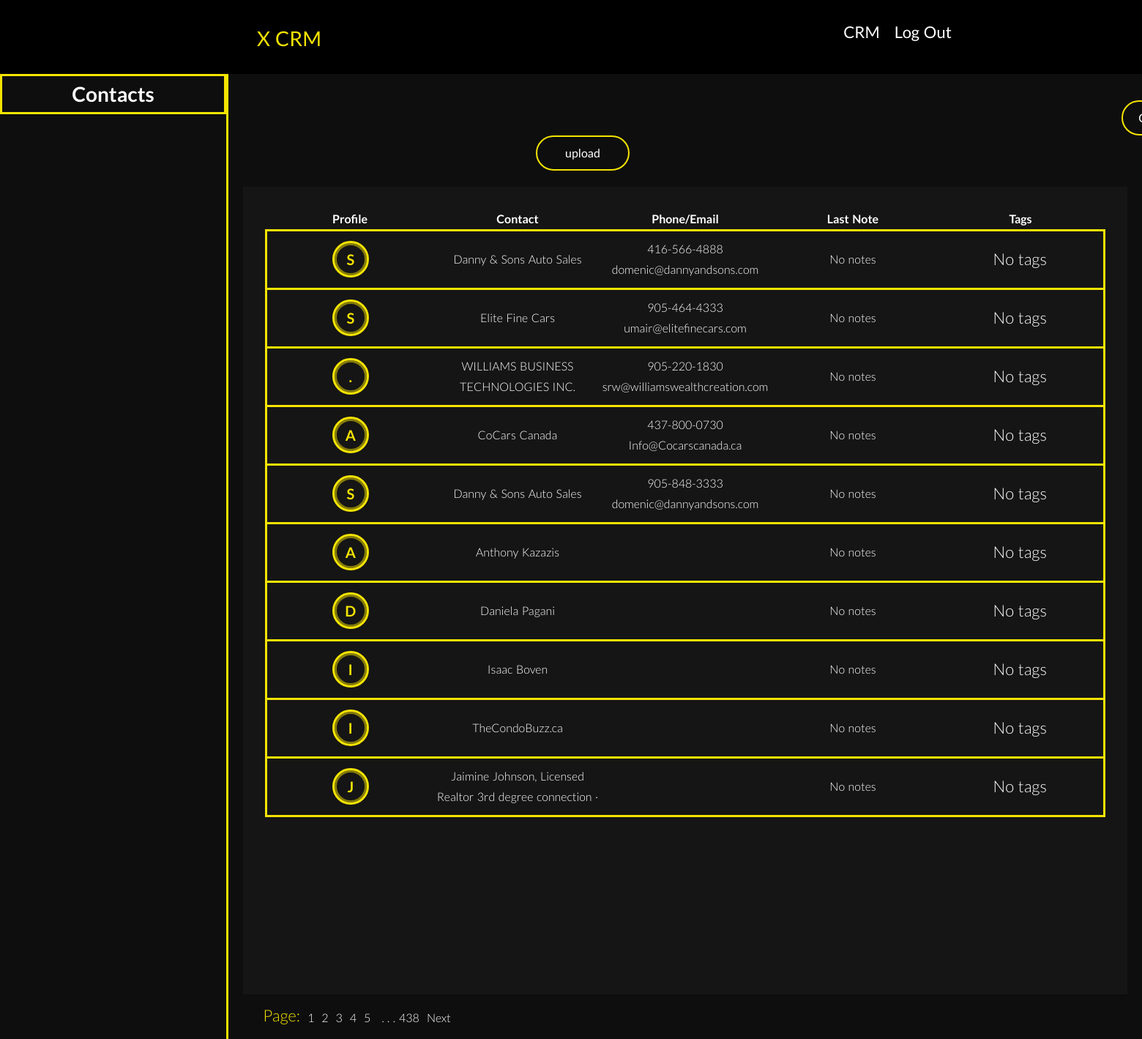
The app's page /CRM (signed in) with its own data.
### my_package/models.py (models this page shows)
class CRM(db.Model):
    __tablename__ = 'CRM'
    id = db.Column(db.Integer, primary_key=True)
    contactname = db.Column(db.String(10000))
    date = db.Column(db.DateTime(timezone=True), default=func.now())
    user_id = db.Column(db.Integer, db.ForeignKey('user.id'))
    Contact = db.Column(db.String(10000))
    PhoneEmail = db.Column(db.String(10000))
    tags = db.relationship('Tags', secondary=crm_tags, lazy='subquery', back_populates='contacts')
    notes = db.relationship('Note', backref='contact', lazy=True)
    user = db.relationship('User', back_populates='crm')
    contactlastname = db.Column(db.String(10000))
    contactbillingaddress = db.Column(db.String(10000))
    contactbillingaddresscity = db.Column(db.String(10000))
    contactbillingaddressstate = db.Column(db.String(10000))
    contactbillingaddresscountry = db.Column(db.String(10000))
    contactbillingaddresszip = db.Column(db.String(10000))
    leadstatus = db.Column(db.String(10000))
    contactemail = db.Column(db.String(10000))
    contactphone = db.Column(db.String(10000))
    contactcompany = db.Column(db.String(10000))

### app.py (the view, shortened to what this page needs)
@app.route('/CRM', methods=['GET', 'POST'])
@login_required
def crm():
    page = request.args.get('page', 1, type=int)
    contacts = (CRM.query
                .filter_by(user_id=current_user.id)
                .join(Note, isouter=True)  # Use outerjoin if you are using older SQLAlchemy
                .order_by(CRM.id, desc(Note.created_at))
                .paginate(page=page, per_page=10, error_out=False))
    latest_notes = {}
    for contact in contacts.items:
        if contact.notes:
            latest_notes[contact.id] = contact.notes[0].content
    next_url = url_for('crm', page=contacts.next_num) if contacts.has_next else None
    prev_url = url_for('crm', page=contacts.prev_num) if contacts.has_prev else None
    current_page = contacts.page
    total_pages = contacts.pages
    pages_to_show = 5
    pages = [page for page in range(current_page, min(current_page + pages_to_show, total_pages + 1))]
    return render_template('crm.html', contacts=contacts.items, latest_notes=latest_notes, next_url=next_url, prev_url=prev_url, pages=pages, total_pages=total_pages, user=current_user, current_page=current_page)

### app.py (called while the page is built)
@login_manager.user_loader
def load_user(id):
    return User.query.get(int(id))

### my_package/templates/crm.html (shortened to what this page needs)
{% extends 'layout.html' %} {% block content %}
<div class="crm-page">
    <div class="crm-menu">
        <div class="contacts-block">
            <a>
                <span class="contacts">Contacts</span>
            </a>
        </div>
    </div>
    <div class="crm-inner-page">
        <div class="crm-upper-static">
            <form method="POST" enctype="multipart/form-data">
                <input class="upload-csv" type="file" name="csv" accept=".csv, .xlsx">
                <input class="upload" type="submit" value="upload">
            </form>
        </div>
        <div class="crm-contacts">
            <table class="contacts-section">
                <tr class="crm-header">
                    <th class="crm-header-item">Profile</th>
                    <th class="crm-header-item"> Contact</th>
                    <th class="crm-header-item">Phone/Email</th>
                    <th class="crm-header-item">Last Note</th>
                    <th class="crm-header-item">Tags</th>
                </tr>
                {% if pages and pages[-1] < total_pages %}
                {% for contact in contacts %}
                <tr class="crm-info-row" data-href="{{ url_for('contact_detail', id=contact.id) }}">
                    <td class="crm-info">
                        {% set firstname = contact.contactname if contact.contactname else '' %}
                        {% set lastname = contact.contactlastname if contact.contactlastname else '' %}
                        {% set initials = '' %}
                        {% if firstname and lastname %}
                            {% set initials = firstname[-1].upper() + lastname[0].upper() %}
                        {% elif firstname %}
                            {% set initials = firstname[-1].upper() %}
                        {% elif lastname %}
                            {% set initials = lastname[-1].upper() %}
                        {% else %}
                            {% set initials = contact.Contact[:2].upper() if contact.Contact else contact.contactcompany[-1].upper() %}
                        {% endif %}
                        <div class="center-div">
                            <a class='contact-link' href="{{ url_for('contact_detail', id=contact.id) }}">
                                <div class="profile-picture" data-initial="{{ initials }}"></div>
                            </a>
                        </div>
                    </td>
                    <td class="crm-info"><a class='contact-link' href="{{ url_for('contact_detail', id=contact.id) }}">
                        {% if contact.contactfirstname and contact.contactlastname%}
                            {{ contact.contactfirstname }}
                        {% elif contact.contactcompany %}
                        {{ contact.contactcompany }}
                        {% else %}
                            {{ contact.Contact }}
                        {% endif %}</a></td>
                    <td class="crm-info"><a class='contact-link' href="{{ url_for('contact_detail', id=contact.id) }}">{{ contact.contactphone }}<br>{{ contact.contactemail }}</a></td>
                    <td class="crm-info">
                        {{ latest_notes.get(contact.id, "No notes") }}
                    </td>
                    <td class="crm-info">
                        <ul class="tag-list">
                            {% for tag in contact.tags %}
                                <a class="tag-btn">{{ tag.name }}</a>
                            {% else %}
                                <p class="tag-btn-none">No tags</p>
                            {% endfor %}
                        </ul>
                    </td>
                </tr>
                {% endfor %}
            </table>
            <div class="pagination">
                <p class="static-page-txt">Page:</p>
                {% for page in pages %}
                    <a class="page-item-crm" href="{{ url_for('crm', page=page) }}">{{ page }}</a>
                {% endfor %}
                {% if pages[-1] < total_pages %}
                    <span class="three-dots">. . .</span>
                    <a class="total-pages" href="{{ url_for('crm', page=total_pages) }}">{{ total_pages }}</a>
                {% endif %}
                {% if next_url %}
                    <a class="next-page" href="{{ next_url }}">Next</a>
                {% endif %}
                {% endif %}
            </div>
        </div>
    </div>
</div>
{% endblock %}

### my_package/templates/layout.html (shortened to what this page needs)
<!DOCTYPE html>
<html lang="en">
  <head>
    <link
      rel="stylesheet"
      href="https://stackpath.bootstrapcdn.com/bootstrap/4.4.1/css/bootstrap.min.css"
    />
    <link
      rel="stylesheet"
      href="https://stackpath.bootstrapcdn.com/font-awesome/4.7.0/css/font-awesome.min.css"
    />
    <link
      rel="stylesheet"
      href="{{ url_for('static', filename='css/main.css') }}"
    />
  </head>
  <body>
    <header>
      <div class="menu-container">
        <div>
          <a class="brand-name nav-link" href="/">X CRM</a>
        </div>
        <ul class="nav-lists">
            {% if user.is_authenticated %}
            <li class="nav-list">
              <a class="nav-link active" href="/CRM">CRM</a>
            </li>
            <li class="nav-list">
              <a class='nav-link active' href="/auth/logout">Log Out</a>
            </li>
            {% endif %}
        </ul>
      </div>
    </header>
    <main>
      {% block content %} {% endblock %}
    </main>
  </body>
</html>

### records on screen
CRM: contactcompany "Danny & Sons Auto Sales", contactphone "416-566-4888", contactemail "domenic@dannyandsons.com", get "No notes"
CRM: contactcompany "Elite Fine Cars", contactphone "905-464-4333", contactemail "umair@elitefinecars.com", get "No notes"
CRM: contactcompany "WILLIAMS BUSINESS TECHNOLOGIES INC.", contactphone "905-220-1830", contactemail "srw@williamswealthcreation.com", get "No notes"
CRM: contactcompany "CoCars Canada", contactphone "437-800-0730", contactemail "Info@Cocarscanada.ca", get "No notes"
CRM: contactcompany "Danny & Sons Auto Sales", contactphone "905-848-3333", contactemail "domenic@dannyandsons.com", get "No notes"
CRM: Contact "Anthony Kazazis", get "No notes"
CRM: Contact "Daniela Pagani", get "No notes"
CRM: Contact "Isaac Boven", get "No notes"
CRM: contactcompany "TheCondoBuzz.ca", get "No notes"
CRM: Contact "Jaimine Johnson, Licensed Realtor 3rd degree connection ·", get "No notes"

### other values on screen
{{ page }} "1" "2" "3" "4" "5"
{{ total_pages }} "438"
